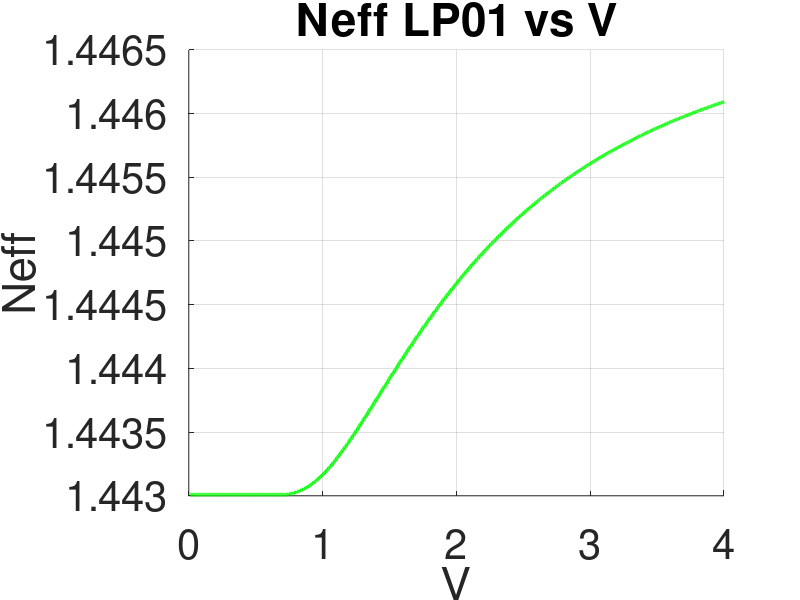

The MATLAB source for this figure:
% Effective refractive index variation with respect to normalised frequency
close all
clear all
clc

%% Variables declaration
mu0 = 4*pi*1e-7;                                    %%% Magnetic permeability
eps0 = 8.8542e-12;                                  %%% Electric permitivity
c = 1/sqrt(mu0*eps0);                               %%% Light speed
a = 4.5e-6;                                         %%% Fiber core radius
l0=0;
%%%%%%%%%%%%%%%%%%%%%%%%%%%
Points = 1000;                                          %%% Bessel function order l
neff = zeros(1,Points);                          %%% Neff empty variable
nSiO2 = 1.443;                            %%% NSiO2 empty variable
nGeO2_SiO2 = 1.447;                       %%% NGeO2_SiO2 empty variable
Vmax = 4;
V=linspace(0.01,Vmax,Points);
%%%%%%%%%%%%%%%%%%%%%%%%%%%

for i = 1:Points
    %% RHS and LHS calculation
    X = linspace(0,V(i),Points);                                   %%% Fixed variable to act as x axis X=kt*a              
    Y = real(sqrt(V(i).^2-X.^2));                                  %%% Relationship X,Y
    LHS0 = -X.*besselj(l0-1,X)./besselj(l0,X);                  %%% Left hand side of dispersion relation 
    RHS0 = Y.*besselk(l0-1,Y)./besselk(l0,Y);                   %%% Right hand side of dispersion relation 

    %% Find LP01 solution
    minDistance = inf;
    distances = zeros(1,length(LHS0));
    for ni = 1 : length(LHS0)
        distances(ni) = abs(LHS0(ni) - RHS0(ni));
        if distances(ni) < minDistance
          minXindex = ni;
          minDistance = distances(ni);
        else
          break
        end
    end
  
    %% Propagation parameters calculation
    XLP01 = X(minXindex);
    YLP01 = Y(minXindex);
    wLP01 = sqrt((XLP01^2 + YLP01^2)/(mu0*eps0*(nGeO2_SiO2^2-nSiO2^2)*a^2));
    ktLP01 = XLP01/a;
    gammaLP01 = YLP01/a;
    beta0 = (wLP01/c*nGeO2_SiO2 + wLP01/c*nSiO2)/2;
    delta_beta = (nGeO2_SiO2^2*wLP01^2*mu0*eps0-beta0^2-ktLP01^2)/(2*beta0);
    beta = beta0+delta_beta;
    neff(i) = beta/(wLP01*sqrt(mu0*eps0));

end

%% Plots
%%%%%% Neff with respect to lambda %%%%%%
figure('Renderer', 'painters', 'Position', [400 50 900 700])
hold on
plot(V,neff,'-g','LineWidth',2.5)

%%% Other plot settings
title('Neff LP01 vs V');
xlabel('V');
ylabel('Neff');
set(findall(gcf,'type','text'),'FontSize',30);
set(gca,'FontSize',30);
grid;
